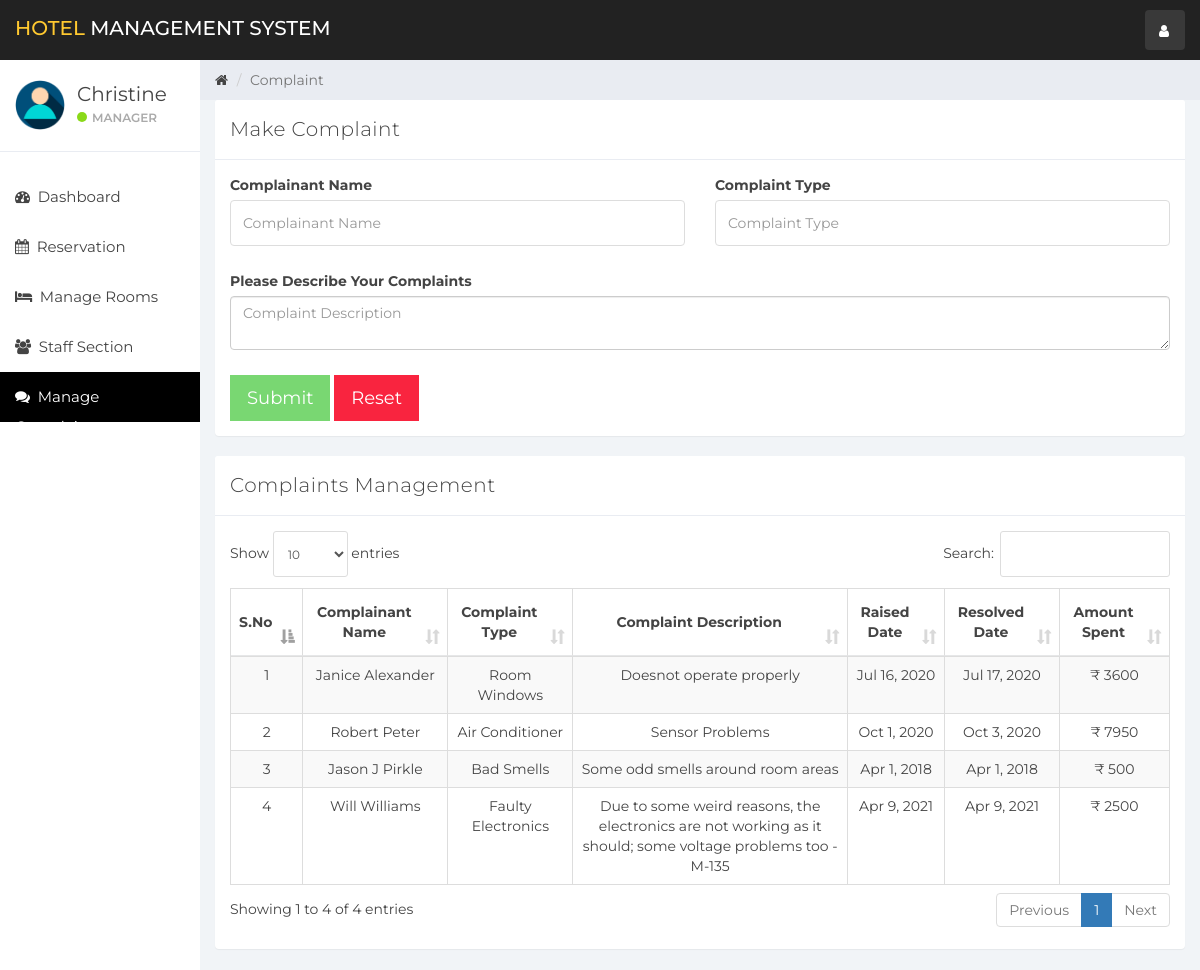
/index.php?complain (signed in), run on the app's committed database.
### tables this page shows
CREATE TABLE `user` (
  `id` int(11) NOT NULL,
  `name` varchar(100) NOT NULL,
  `username` varchar(15) NOT NULL,
  `email` varchar(100) NOT NULL,
  `password` varchar(100) NOT NULL,
  `created_at` timestamp NOT NULL DEFAULT current_timestamp()
);

CREATE TABLE `complaint` (
  `id` int(11) NOT NULL,
  `complainant_name` varchar(100) NOT NULL,
  `complaint_type` varchar(100) NOT NULL,
  `complaint` varchar(200) NOT NULL,
  `created_at` timestamp NOT NULL DEFAULT current_timestamp(),
  `resolve_status` tinyint(1) NOT NULL,
  `resolve_date` timestamp NULL DEFAULT current_timestamp() ON UPDATE current_timestamp(),
  `budget` int(11) DEFAULT NULL
);

### complain.php (the view, shortened to what this page needs)
<div class="col-sm-9 col-sm-offset-3 col-lg-10 col-lg-offset-2 main">
    <div class="row">
        <ol class="breadcrumb">
            <li><a href="#">
                    <em class="fa fa-home"></em>
                </a></li>
            <li class="active">Complaint</li>
        </ol>
    </div>
    <div class="row">
        <div class="col-lg-12">
            <div class="panel panel-default">
                <div class="panel-heading">Make Complaint</div>
                <div class="panel-body">
                    <form role="form"  data-toggle="validator" method="post" action="ajax.php">
                        <div class="row">
                            <div class="form-group col-lg-6">
                                <label>Complainant Name</label>
                                <input type="text" class="form-control" placeholder="Complainant Name" name="complainant_name" required>
                            </div>
                            <div class="form-group col-lg-6">
                                <label>Complaint Type</label>
                                <input type="text" class="form-control" placeholder="Complaint Type" name="complaint_type" required>
                            </div>
                            <div class="form-group col-lg-12">
                                <label>Please Describe Your Complaints</label>
                                <textarea class="form-control" name="complaint" placeholder="Complaint Description" required></textarea>
                            </div>
                        </div>
                        <button type="submit" class="btn btn-lg btn-success" name="createComplaint" style="border-radius:0%">Submit</button>
                        <button type="reset" class="btn btn-lg btn-danger" style="border-radius:0%">Reset</button>
                    </form>
                </div>
            </div>
        </div>
    </div>
    <div class="row">
        <div class="col-lg-12">
            <div class="panel panel-default">
                <div class="panel-heading">Complaints Management</div>
                <div class="panel-body">
                    <table class="table table-striped table-bordered table-responsive" cellspacing="0" width="100%" id="rooms">
                        <thead>
                        <tr>
                            <th style="text-align: center;">S.No</th>
                            <th style="text-align: center;">Complainant Name</th>
                            <th style="text-align: center;">Complaint Type</th>
                            <th style="text-align: center;">Complaint Description</th>
                            <th style="text-align: center;">Raised Date</th>
                            <th style="text-align: center;">Resolved Date</th>
                            <th style="text-align: center;">Amount Spent</th>
                        </tr>
                        </thead>
                        <tbody>
                        <?php
                        $complaint_query = "SELECT * FROM complaint";
                        $complaint_result = mysqli_query($connection, $complaint_query);
                        if (mysqli_num_rows($complaint_result) > 0) {
                            $num = 0;
                            while ($complaint = mysqli_fetch_assoc($complaint_result)) {
                                $num++
                                ?>
                                <tr style="text-align: center;">
                                    <td><?php echo $num ?></td>
                                    <td><?php echo $complaint['complainant_name'] ?></td>
                                    <td><?php echo $complaint['complaint_type'] ?></td>
                                    <td><?php echo $complaint['complaint'] ?></td>
                                    <td><?php echo date('M j, Y',strtotime($complaint['created_at'])) ?></td>
                                    <td>
                                        <?php if(!$complaint['resolve_status']){
                                            echo '<button class="btn btn-info" data-toggle="modal" style="border-radius:0%" data-target="#complaintModal" data-id="' . $complaint['id'] . '" id="complaint">Resolve</a>';
                                        } else{
                                            echo date('M j, Y',strtotime($complaint['resolve_date']));
                                        }
                                        ?>
                                    </td>
                                    <td>&#8377; <?php echo $complaint['budget'] ?></td>
                                </tr>
                            <?php }
                        } else {
                            echo "No Rooms";
                        }
                        ?>
                        </tbody>
                    </table>
                </div>
            </div>
        </div>
    </div>
</div>

### sidebar.php (shortened to what this page needs)
<div id="sidebar-collapse" class="col-sm-3 col-lg-2 sidebar">
    <div class="profile-sidebar">
        <div class="profile-userpic">
            <img src="img/user.png" class="img-responsive" alt="">
        </div>
        <div class="profile-usertitle">
            <div class="profile-usertitle-name"><?php echo $user['name'];?></div>
            <div class="profile-usertitle-status"><span class="indicator label-success"></span>Manager</div>
        </div>
    </div>
    <ul class="nav menu">
    <?php
        if (isset($_GET['dashboard'])){ ?>
            <li class="active">
                <a href="index.php?dashboard"><em class="fa fa-dashboard">&nbsp;</em>
                    Dashboard
                </a>
            </li>
        <?php } else{?>
            <li>
                <a href="index.php?dashboard"><em class="fa fa-dashboard">&nbsp;</em>
                    Dashboard
                </a>
            </li>
        <?php }
        if (isset($_GET['reservation'])){ ?>
            <li class="active">
            <a href="index.php?reservation"><em class="fa fa-calendar">&nbsp;</em>
                    Reservation
                </a>
            </li>
        <?php } else{?>
            <li>
            <a href="index.php?reservation"><em class="fa fa-calendar">&nbsp;</em>
                    Reservation
                </a>
            </li>
        <?php }
        if (isset($_GET['room_mang'])){ ?>
            <li class="active">
                <a href="index.php?room_mang"><em class="fa fa-bed">&nbsp;</em>
                    Manage Rooms
                </a>
            </li>
        <?php } else{?>
            <li>
            <a href="index.php?room_mang"><em class="fa fa-bed">&nbsp;</em>
                    Manage Rooms
                </a>
            </li>
        <?php }
        if (isset($_GET['staff_mang'])){ ?>
            <li class="active">
                <a href="index.php?staff_mang"><em class="fa fa-users">&nbsp;</em>
                    Staff Section
                </a>
            </li>
        <?php } else{?>
            <li>
                <a href="index.php?staff_mang"><em class="fa fa-users">&nbsp;</em>
                    Staff Section
                </a>
            </li>
        <?php }
        if (isset($_GET['complain'])){ ?>
            <li class="active">
                <a href="index.php?complain"><em class="fa fa-comments">&nbsp;</em>
                    Manage Complaints
                </a>
            </li>
        <?php }
        ?>
    </ul>
</div>

### css/styles.css (style rules this page uses)
body { background: #f1f4f7; padding-top: 60px; font-size: 14px; color: #444444; font-family: "Montserrat", "Helvetica Neue", Helvetica, Arial, sans-serif; }
a, a:hover, a:focus { color: #444444; }
input.form-control { border: 1px solid #ddd; box-shadow: none; height: 46px; }
.btn-success, .btn-success:hover, .btn-success:focus, .btn-success:active, .btn-success.active, .open > .dropdown-toggle.btn-success, .btn-success.disabled, .btn-success[disabled], fieldset[disabled] .btn-success, .btn-success.disabled:hover, .btn-success[disabled]:hover, fieldset[disabled] .btn-success:hover, .btn-success.disabled:focus, .btn-success[disabled]:focus, fieldset[disabled] .btn-success:focus, .btn-success.disabled:active, .btn-success[disabled]:active, fieldset[disabled] .btn-success:active, .btn-success.disabled.active, .btn-success[disabled].active, fieldset[disabled] .btn-success.active { background-color: #32c328; border-color: #32c328; }
.btn-danger, .btn-danger:hover, .btn-danger:focus, .btn-danger:active, .btn-danger.active, .open > .dropdown-toggle.btn-danger, .btn-danger.disabled, .btn-danger[disabled], fieldset[disabled] .btn-danger, .btn-danger.disabled:hover, .btn-danger[disabled]:hover, fieldset[disabled] .btn-danger:hover, .btn-danger.disabled:focus, .btn-danger[disabled]:focus, fieldset[disabled] .btn-danger:focus, .btn-danger.disabled:active, .btn-danger[disabled]:active, fieldset[disabled] .btn-danger:active, .btn-danger.disabled.active, .btn-danger[disabled].active, fieldset[disabled] .btn-danger.active { background-color: #f9243f; border-color: #f9243f; }
.label-success { background-color: #8ad919; }
.panel { border: 0; }
.panel-heading { font-size: 20px; font-weight: 300; letter-spacing: 0.025em; height: 60px; line-height: 38px; }
.panel-default .panel-heading { background: #fff; border-bottom: 1px solid #e9ecf2; color: #444444; }
.sidebar { display: block; padding: 0; display: none; box-shadow: none; background: #fff; }
.sidebar ul { margin: 20px 0px; }
@media (min-width: 768px) { .sidebar { display: block; position: fixed; top: 60px; bottom: 0; left: 0; z-index: 1000; display: block; margin: 0; padding: 0; overflow-x: hidden; overflow-y: auto; } }
.sidebar ul.nav .active a, .sidebar ul.nav li.parent a.active, .sidebar ul.nav .active > a:hover, .sidebar ul.nav li.parent a.active:hover, .sidebar ul.nav .active > a:focus, .sidebar ul.nav li.parent a.active:focus { color: #fff; background-color: #000000; }
.sidebar ul.nav li a { height: 50px; font-size: 15px; line-height: 2em; color: #444444; }
.profile-sidebar { padding: 10px 0; border-bottom: 1px solid #e9ecf2; }
.indicator { width: 10px; height: 10px; display: inline-block; border-radius: 9999px; margin-right: 5px; }
.profile-userpic img { float: left; margin: 10px 0px 0px 15px; width: 50px; height: 50px; border-radius: 9999px !important; }
.profile-usertitle { float: left; text-align: left; margin: 10px 0 0 12px; }
.profile-usertitle-name { font-size: 20px; margin-bottom: 0px; }
.profile-usertitle-status { text-transform: uppercase; color: #aaa; font-size: 12px; font-weight: 600; margin-bottom: 15px; }
.breadcrumb { border-radius: 0; padding: 10px 15px 10px 15px; background: #e9ecf2; margin: 0; }
.table { background: #fff; }
.table > thead > tr > th { border-bottom: 1px solid #e6e7e8; vertical-align: middle; height: 50px; }

### data on the page
user: name "Christine"
complaint: complainant_name "Janice Alexander", complaint_type "Room Windows", complaint "Doesnot operate properly", created_at "Jul 16, 2020", resolve_date "Jul 17, 2020", budget "3600"
complaint: complainant_name "Robert Peter", complaint_type "Air Conditioner", complaint "Sensor Problems", created_at "Oct 1, 2020", resolve_date "Oct 3, 2020", budget "7950"
complaint: complainant_name "Jason J Pirkle", complaint_type "Bad Smells", complaint "Some odd smells around room areas", created_at "Apr 1, 2018", resolve_date "Apr 1, 2018", budget "500"
complaint: complainant_name "Will Williams", complaint_type "Faulty Electronics", complaint "Due to some weird reasons, the electronics are not working as it should; some voltage problems too - M-135", created_at "Apr 9, 2021", resolve_date "Apr 9, 2021", budget "2500"
